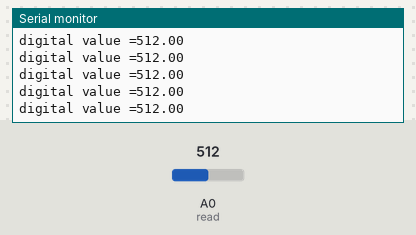
Bench run of a sketch on a simulated Arduino Uno, built with avr-gcc and run on an emulated ATmega328P. Shown: the last lines printed to the serial monitor. The test bench sets the inputs (shaded band); at power-on: A0 (read) = 512.

Above: at 1.2 s.
1.3 s: A0 (read) set to 716
At 1.68 s:
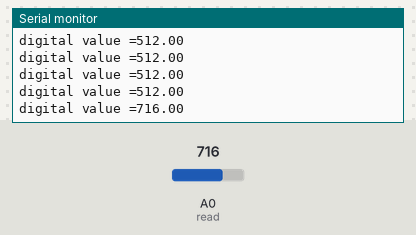
2.8 s: A0 (read) set to 900
At 2.94 s:
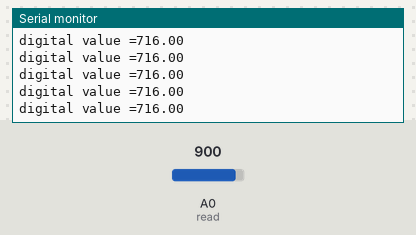
Timing chart, 0 to 5.8 s (numbered marks = the images above; inputs shaded):
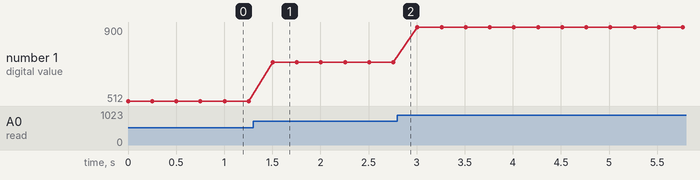

The sketch:

Analog_Read_with_Potentiometer.ino
```cpp
int read = A0;
float value;

void setup(){
  pinMode(read, INPUT);
  Serial.begin(9600);
}

void loop(){
  value = analogRead(read);
  Serial.print("digital value =");
  Serial.println(value);
  delay(250);
}
```

Measured:
- after the input at 1.3 s, the serial monitor: prints a new line after 0.20 s (image 1)
- plotted number 1: 512 → 716 after the input at 1.3 s, 716 → 900 after the input at 2.8 s
